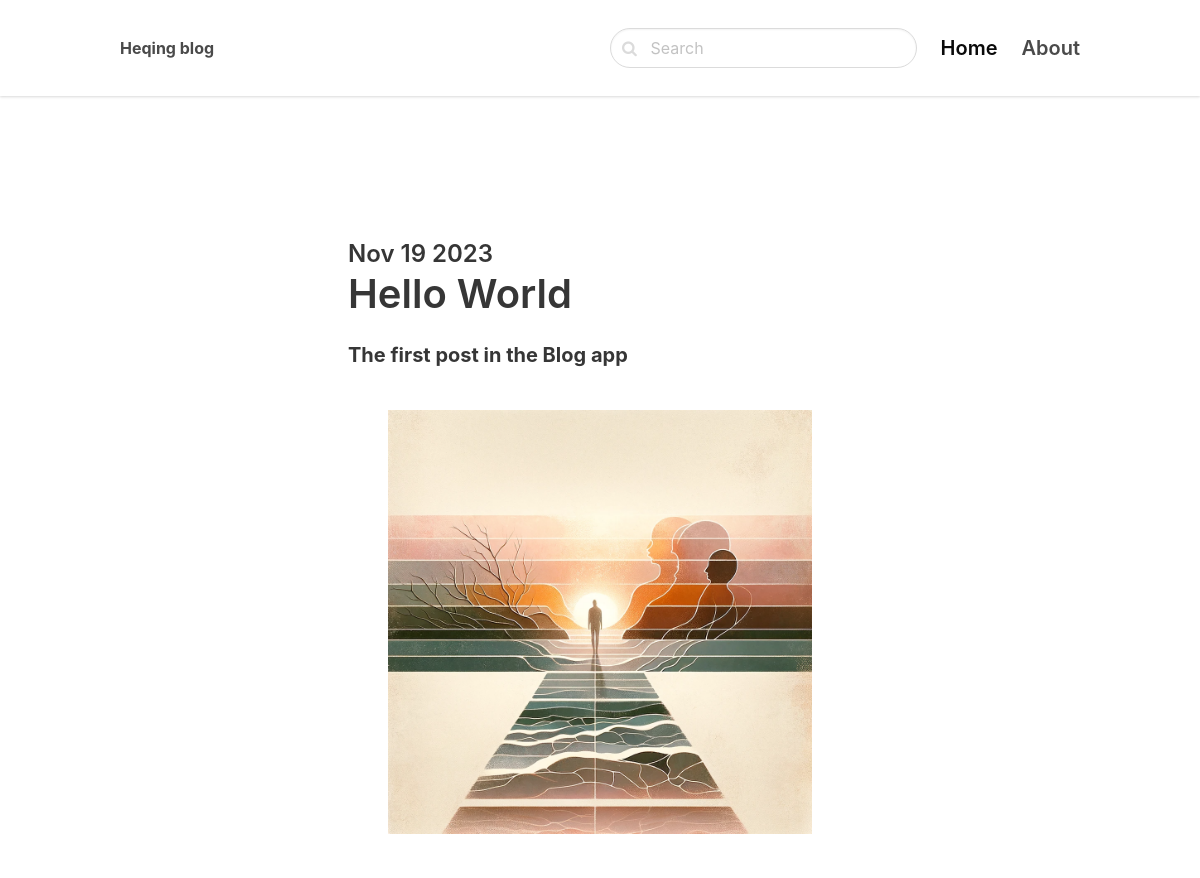
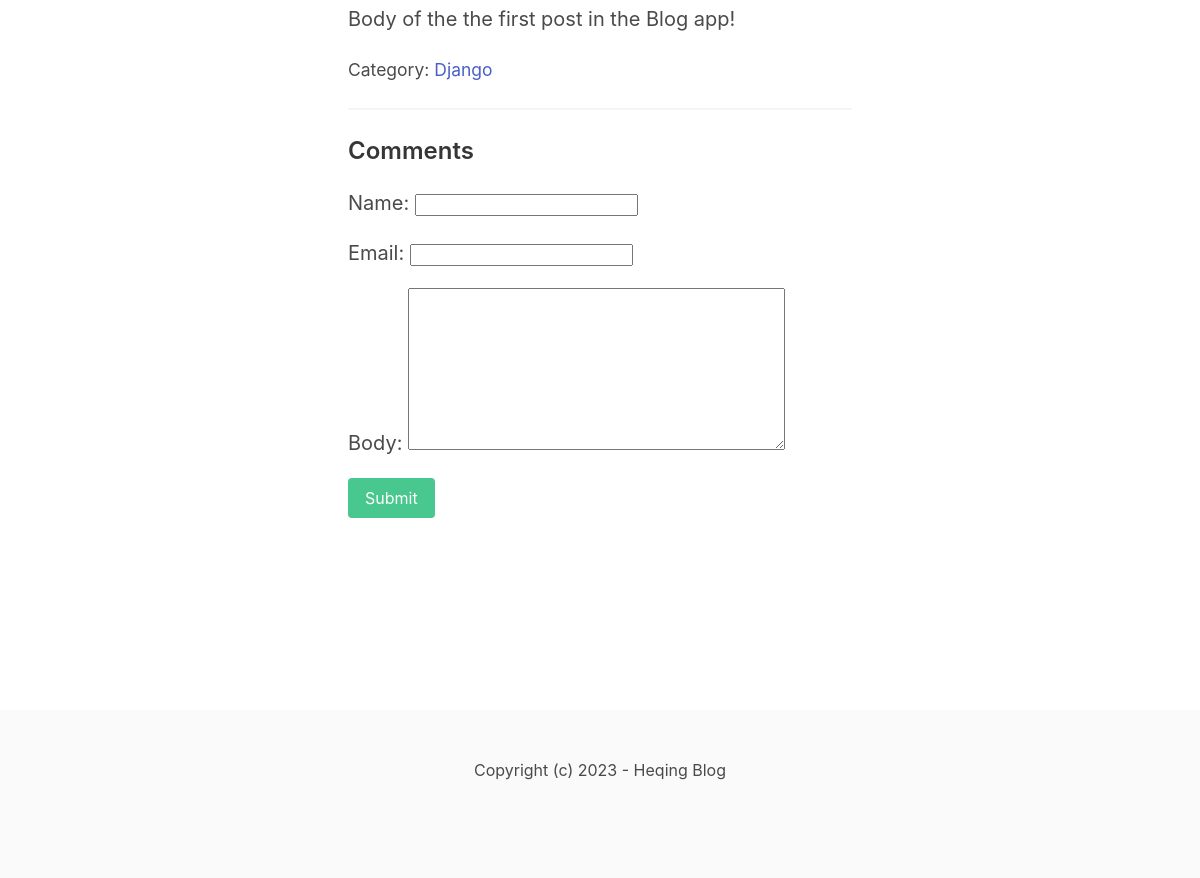
The page /django/hello-world/ on the database its author committed (2 pictures, top to bottom).
### blog/models.py (models this page shows, shortened)
class Post(models.Model):
    ACTIVE = 'active'
    DRAFT = 'draft'
    CHOICES_STATUS = (
        (ACTIVE, 'Active'),
        (DRAFT, 'Draft')
    )
    category = models.ForeignKey(Category, related_name='posts', on_delete=models.CASCADE)
    title = models.CharField(max_length=255)
    slug = models.SlugField() # internet address for title
    intro = models.TextField()
    body = models.TextField()
    created_at = models.DateTimeField(auto_now_add = True)
    status = models.CharField(max_length=10, choices=CHOICES_STATUS, default=ACTIVE)
    image = models.ImageField(upload_to='uploads/', blank = True, null = True)
    class Meta:
        ordering = ('-created_at',)

class Category(models.Model):
    title = models.CharField(max_length=255)
    slug = models.SlugField()
    class Meta:
        ordering = ('title',)
        verbose_name_plural = 'Categories'
    def __str__(self):
        return self.title

### blog/views.py (the view)
# urls.py: path('<slug:category_slug>/<slug:slug>/', views.detail, name='post_detail'),
def detail(request, category_slug, slug):
    post = get_object_or_404(Post, slug=slug, status = Post.ACTIVE)
    if request.method == 'POST':
        form = CommentForm(request.POST)
        if form.is_valid():
            comment = form.save(commit=False)
            comment.post = post
            comment.save()
            return redirect('post_detail', slug=slug)
    else:
        form = CommentForm()
    return render(request, 'blog/detail.html', {'post': post, 'form' : form})

### blog/forms.py
class CommentForm(forms.ModelForm):
    class Meta:
        model = Comment
        fields = ('name', 'email', 'body')

### blog/templates/blog/detail.html (shortened to what this page needs)
{% extends 'core/base.html' %}
{% block content %}
  <section class="hero">
    <div class="hero-body">
      <div class="container">
        <section class="section">
          <div class="columns">
            <div class="column is-8 is-offset-2">
                <div class="content is-medium">
                  <h2 class="subtitle is-4">{{ post.created_at|date:'M d Y' }}</h2>
                  <h1 class="title">{{ post.title }}</h1>
                  <p><strong>{{ post.intro }}</strong></p>
                  {% if post.image %}
                  <figure class="image">
                    <img src="{{ post.image.url }}" />
                  </figure>
                  {% endif %}
                  <p> {{post.body}} </p>
                  <p> <small> Category: <a href="{% url 'category_detail' post.category.slug %}"> {{post.category}} </a> </small></p>
                    <hr>
                    <h2 class = "subtitle is-4"> Comments </h2>
                    <form method="post" class="mb-6">
                        {{form.as_p}}
                        <div class="field">
                            <button class="button is-success">Submit</button>
                        </div>
                    </form>
                </div>
            </div>
          </div>
        </section>
      </div>
    </div>
  </section>
{% endblock %}

### rows shown on the page
Post: created_at "Nov 19 2023", title "Hello World", intro "The first post in the Blog app", image (picture), body "Body of the the first post in the Blog app!", category "Django"
